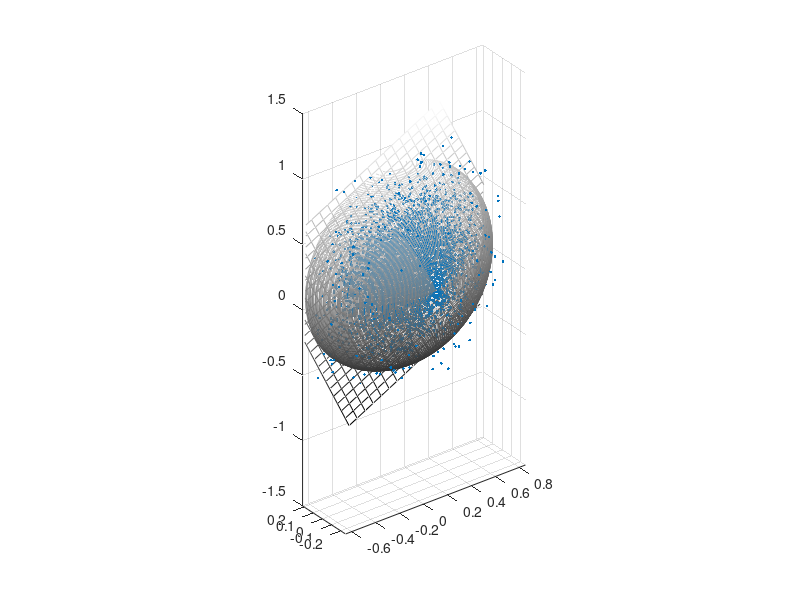
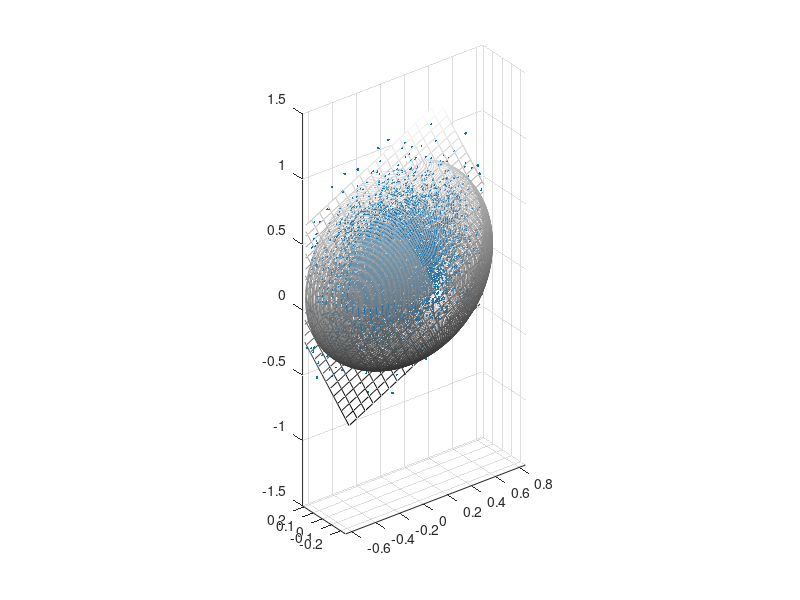

These charts were generated, in order, by the following MATLAB code:
% this script illustrates PCA dimension reduction in a tri-variate case
% see "Risk and Asset Allocation"-Springer (2005), by A. Meucci

clc; close all; clear;

Mu=[0.1 0.2 0.1];
Sig=[.25 .15 .25];
rho_12=.0;  rho_13=.0;  rho_23=.0;   

NumSimulations=10000;
%%%%%%%%%%%%%%%%%%%%%%%%%%%%%%%%%%%%%%%%%%%%%%%%%%%%%%%%%%%%%%%%%%%%%%%%%%%%%%%%%%%%%%%%%%%%%%%%%%%%%%%%%%%%%%%%%%%%%%%%%%%%%%%%%%%%%%
Sigma=diag(Sig)*[1 rho_12 rho_13;  rho_12 1 rho_23;  rho_13 rho_23 1]*diag(Sig);

% compute sample: the market X is the first entry, and the two factors F1 and F2 are the last two entries
Y=mvnrnd(Mu,Sigma,NumSimulations);
Simul_X=Y;%exp(Y);

% compute recovered variables
Expected_Value=mean(Simul_X)';
Covariance=cov(Simul_X);
[EigenVectors,EigenValues] = pcacov(Covariance);
E_k=EigenVectors(:,1:2);
Recovered_X=[];
for t=1:NumSimulations
    X=Simul_X(t,:)';
    X_p=Expected_Value+E_k*E_k'*(X-Expected_Value);
   
    Recovered_X=[Recovered_X
        X_p' ];
end

%%%%%%%%%%%%%%%%%%%%%%%%%%%%%%%%%%%%%%%%%%%%%%%%%%%%%%%%%%%%%%%%%%%%%%%%%%%%%%%%%%%%%%%%%%%%%%%%%%%%%%%%%%%%%%%%%%%%%%%%%%%%
% plots
%%%%%%%%%%%%%%%%%%%%%%%%%%%%%%%%%%%%%%%%%%%%%%%%%%%%%%%%%%%%%%%%%%%%%%%%%%%%%%%%%%%%%%%%%%%%%%%%%%%%%%%%%%%%%%%%%%%%%%%%%%%%

% compute ellipsoid
Scale=3;
Theta = [pi/2 : pi/50 : pi];
Phi = [0 : pi/80 : 2*pi];
Ellipsoid_x=zeros(length(Theta),length(Phi)); 
Ellipsoid_y=Ellipsoid_x; 
Ellipsoid_z=Ellipsoid_x;
for i=1:length(Theta)
    for j=1:length(Phi)
        
        y=[sin(Theta(i))*cos(Phi(j)); sin(Theta(i))*sin(Phi(j)); cos(Theta(i))];
        Ellipsoid = Expected_Value + Scale*EigenVectors*diag(sqrt(EigenValues))*y;
        
        Ellipsoid_x(i,j)= Ellipsoid(1);
        Ellipsoid_y(i,j)= Ellipsoid(2);
        Ellipsoid_z(i,j)= Ellipsoid(3);
        
    end
end

% compute plane of first two principal axes
Range=[-Scale*1.1 :Scale/10: Scale*1.1];
PrincipalPlane_X=zeros(length(Range),length(Range)); 
PrincipalPlane_Y=PrincipalPlane_X; 
PrincipalPlane_Z=PrincipalPlane_X;
for i=1:length(Range)
    for j=1:length(Range)
        VectorInPlane = Expected_Value + sqrt(EigenValues(1))*EigenVectors(:,1)*Range(i)...
                        + sqrt(EigenValues(2))*EigenVectors(:,2)*Range(j) ...
                    - sqrt(EigenValues(3))*EigenVectors(:,3)*.02; % cheat for cosmetics
        PrincipalPlane_X(i,j) = VectorInPlane(1);
        PrincipalPlane_Y(i,j) = VectorInPlane(2);
        PrincipalPlane_Z(i,j) = VectorInPlane(3);    
        
    end
end

% plot original sample
figure
h=plot3(Simul_X(:,1),Simul_X(:,2),Simul_X(:,3),'.');
% plot the principal plane
hold on
h=mesh(PrincipalPlane_X,PrincipalPlane_Y,PrincipalPlane_Z);
% plot the ellipsoid
hold on
h=contour3(Ellipsoid_x,Ellipsoid_y,Ellipsoid_z,200);
colormap('gray')
axis equal
grid on

% plot recovered variables
figure
h=plot3(Recovered_X(:,1),Recovered_X(:,2),Recovered_X(:,3),'.');
% plot the principal plane
hold on
h=mesh(PrincipalPlane_X,PrincipalPlane_Y,PrincipalPlane_Z);
% plot the ellipsoid
hold on
h=contour3(Ellipsoid_x,Ellipsoid_y,Ellipsoid_z,200);
colormap('gray')
axis equal
grid on